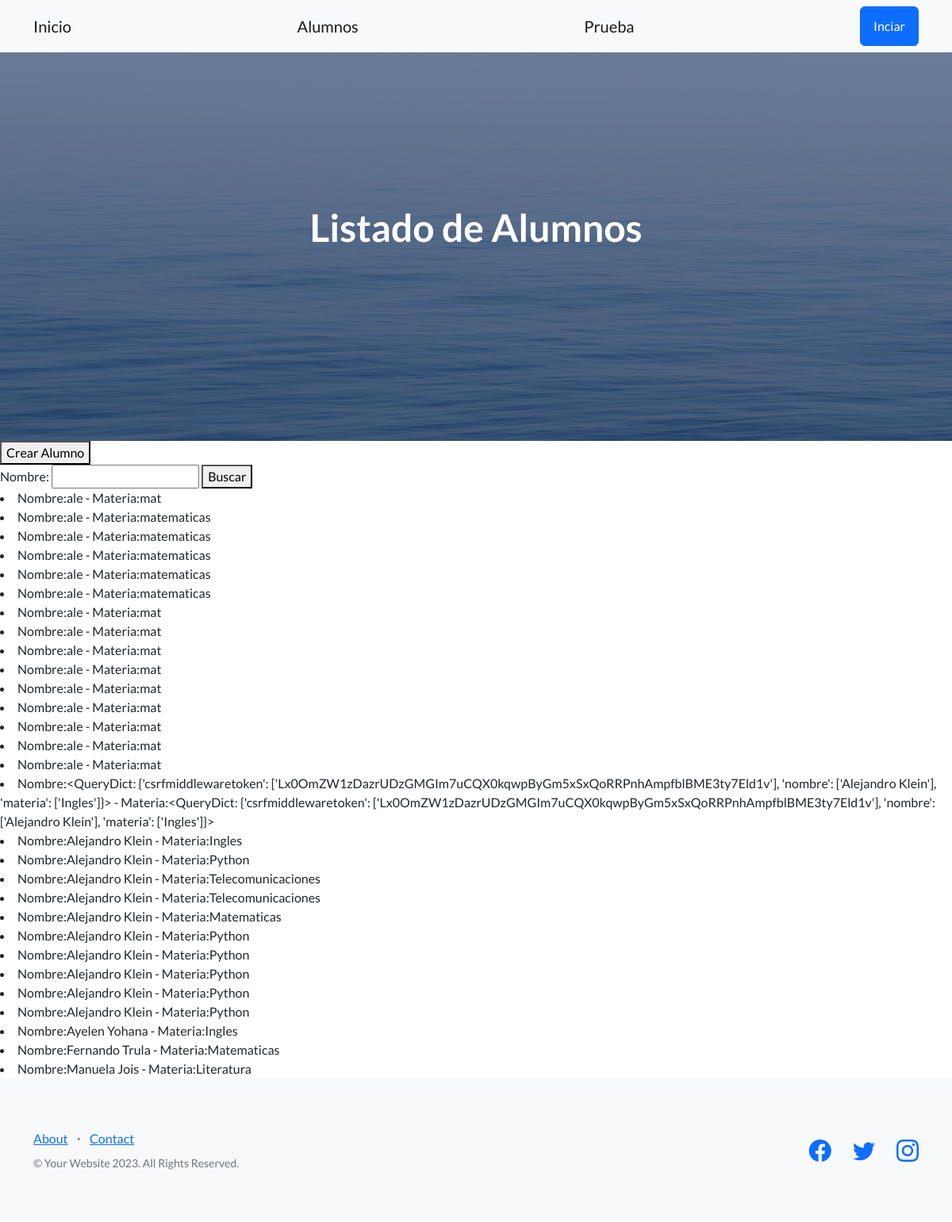
Screenshot of /alumnos/ with the database file from the repository.
### inicio/models.py (models this page shows)
class Alumno(models.Model): # Se crea un modelo.
    nombre = models.CharField(max_length=20)
    curso = models.CharField(max_length=20)

### inicio/views.py (the view)
# urls.py: path("alumnos/", views.lista_alumnos,name="lista_alumnos"),
def lista_alumnos(request):
    formulario = BuscarAlumnoFormulario(request.GET)
    if formulario.is_valid():
     nombre_buscar = formulario.cleaned_data["nombre"]
     listado_de_alumnos = Alumno.objects.filter(nombre__icontains=nombre_buscar)
    formulario = BuscarAlumnoFormulario()
    return render(request, "inicio/lista_alumnos.html", {'formulario':formulario, "alumnos":listado_de_alumnos})

### inicio/form.py
class BuscarAlumnoFormulario(forms.Form):
    nombre= forms.CharField(max_length=20,required=False)

### inicio/templates/inicio/lista_alumnos.html (shortened to what this page needs)
{% extends 'base.html' %}
{% block header_mensaje  %}
Listado de Alumnos
{% endblock header_mensaje %}
{% block contenido %}
<button>
 <a class="navbar-brand" href={% url 'inicio:crear_alumno' %}>Crear Alumno</a>
</button>
<form action="" method="GET">
    {{formulario}}
    <button>Buscar</button>
</form>
{% for alumno in alumnos  %}
<li>Nombre:{{alumno.nombre}} - Materia:{{alumno.curso}}</li>
{% endfor %}
{% endblock contenido %}

### rows the page displays
Alumno: nombre "ale", curso "mat"
Alumno: nombre "ale", curso "matematicas"
Alumno: nombre "ale", curso "matematicas"
Alumno: nombre "ale", curso "matematicas"
Alumno: nombre "ale", curso "matematicas"
Alumno: nombre "ale", curso "matematicas"
Alumno: nombre "ale", curso "mat"
Alumno: nombre "ale", curso "mat"
Alumno: nombre "ale", curso "mat"
Alumno: nombre "ale", curso "mat"
Alumno: nombre "ale", curso "mat"
Alumno: nombre "ale", curso "mat"
Alumno: nombre "ale", curso "mat"
Alumno: nombre "ale", curso "mat"
Alumno: nombre "ale", curso "mat"
Alumno: nombre "<QueryDict: {'csrfmiddlewaretoken': ['Lx0OmZW1zDazrUDzGMGIm7uCQX0kqwpByGm5xSxQoRRPnhAmpfblBME3ty7Eld1v'], 'nombre': ['Alejandro Klein'], 'materia': ['Ingles']}>", curso "<QueryDict: {'csrfmiddlewaretoken': ['Lx0OmZW1zDazrUDzGMGIm7uCQX0kqwpByGm5xSxQoRRPnhAmpfblBME3ty7Eld1v'], 'nombre': ['Alejandro Klein'], 'materia': ['Ingles']}>"
Alumno: nombre "Alejandro Klein", curso "Ingles"
Alumno: nombre "Alejandro Klein", curso "Python"
Alumno: nombre "Alejandro Klein", curso "Telecomunicaciones"
Alumno: nombre "Alejandro Klein", curso "Telecomunicaciones"
Alumno: nombre "Alejandro Klein", curso "Matematicas"
Alumno: nombre "Alejandro Klein", curso "Python"
Alumno: nombre "Alejandro Klein", curso "Python"
Alumno: nombre "Alejandro Klein", curso "Python"
Alumno: nombre "Alejandro Klein", curso "Python"
Alumno: nombre "Alejandro Klein", curso "Python"
Alumno: nombre "Ayelen Yohana", curso "Ingles"
Alumno: nombre "Fernando Trula", curso "Matematicas"
Alumno: nombre "Manuela Jois", curso "Literatura"
